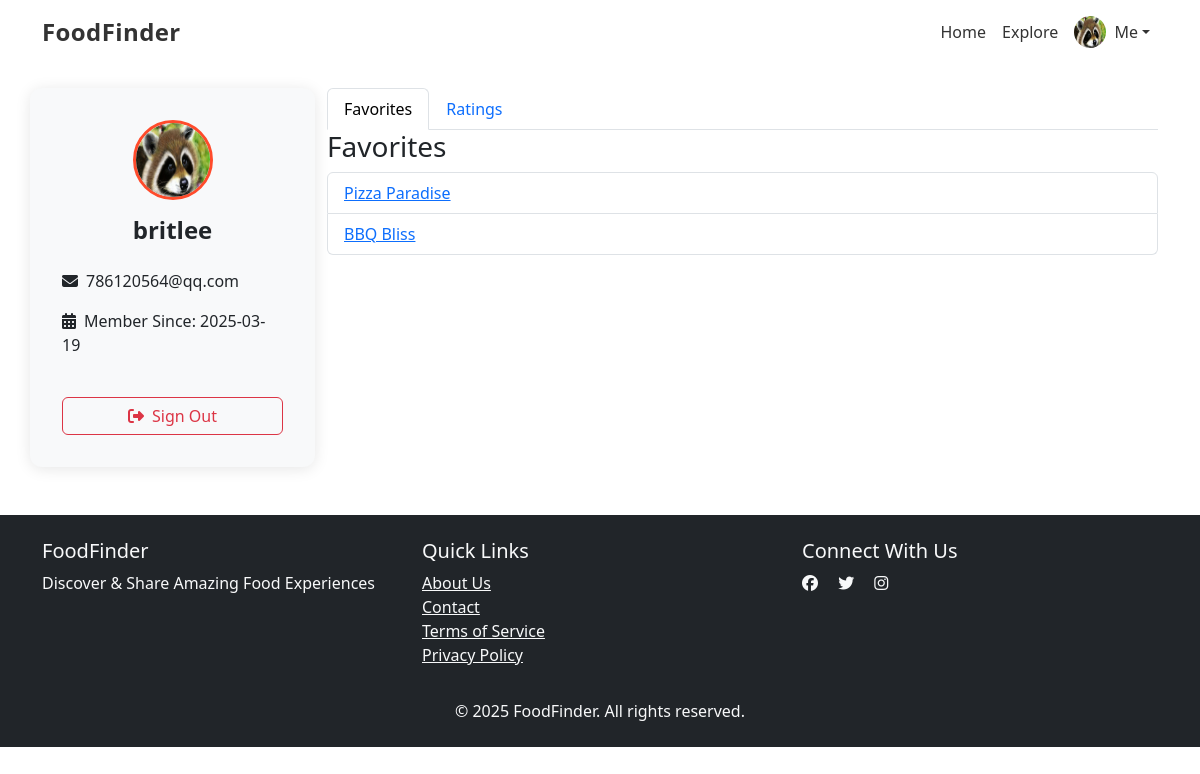
Page /profile/ (signed in) on the committed database.
### frontend/models.py (models this page shows, shortened)
class CustomUser(AbstractUser):
    avatar = models.ImageField(max_length=100, upload_to='avatar', default='avatar/avatar.jpg')  # User avatar image
    full_name = models.CharField(max_length=100, blank=True)  # User's full name (optional)

class Favorite(models.Model):
    user = models.ForeignKey(CustomUser, on_delete=models.CASCADE,
                             related_name="favorites", verbose_name="User")  # User who favorited
    restaurant = models.ForeignKey(Restaurant, on_delete=models.CASCADE,
                                   related_name="favorites", verbose_name="Restaurant")  # Favorited restaurant
    class Meta:
        unique_together = ('user', 'restaurant')  # Ensure no duplicate favorites for same user-restaurant pair

class Restaurant(models.Model):
    name = models.CharField(max_length=200, verbose_name="Restaurant Name")  # Restaurant's name
    address = models.CharField(max_length=255, verbose_name="Address")  # Restaurant's address
    phone = models.CharField(max_length=15, verbose_name="Phone")  # Contact phone number
    restaurant_type = models.ForeignKey(
        RestaurantType,
        on_delete=models.CASCADE,
        related_name="restaurants",
        verbose_name="Restaurant Type"
    )  # Restaurant type/category (ForeignKey relationship)
    rating = models.FloatField(default=0.0, verbose_name="Rating")  # Average rating score
    comment_count = models.PositiveIntegerField(default=0, verbose_name="Comment Count")  # Number of comments
    view_count = models.PositiveIntegerField(default=0, verbose_name="View Count")  # Number of views
    favorite_count = models.PositiveIntegerField(default=0, verbose_name="Favorite Count")  # Number of times favorited

### frontend/views.py (the view)
# urls.py: path('profile/', views.profile_page, name='Profile'),
def profile_page(request):
    user = request.user
    favorites = user.favorites.all() if user.is_authenticated else []
    rating_range = list(range(1, 6))
    ratings = user.ratings.all() if user.is_authenticated else []
    context = {
        'profile': user,
        'favorites': favorites,
        'ratings': ratings,
        'rating_range': rating_range,
    }
    return render(request, 'profile.html', context)

### templates/profile.html (shortened to what this page needs)
{% extends "Base.html" %}
{% load static %}
{% block extra_css %}
    <link href="{% static 'css/profile.css' %}" rel="stylesheet">
{% endblock %}
{% block content %}
    <div class="container mt-4 flex-grow-1">
        <div class="row g-4">
            <aside class="sidebar col-md-3">
                <div class="user-card text-center">
                    <img src="{{ profile.avatar.url }}"
                         alt="User Avatar"
                         class="avatar rounded-circle mb-3"
                         width="80"
                         height="80">
                    <h2 class="fs-4 fw-bold">{{ profile.username }}</h2>
                    <div class="text-start mt-4">
                        <p><i class="fas fa-envelope me-2"></i>{{ profile.email }}</p>
                        <p><i class="fas fa-calendar-alt me-2"></i>Member Since: {{ profile.date_joined|date:'Y-m-d' }}
                        </p>
                    </div>
                    <a href="{% url 'Logout' %}" class="btn btn-outline-danger w-100 mt-4">
                        <i class="fas fa-sign-out-alt me-2"></i>Sign Out
                    </a>
                </div>
            </aside>
            <main class="col-md-9">
                <ul class="nav nav-tabs" id="myTab" role="tablist">
                    <li class="nav-item" role="presentation">
                        <button class="nav-link active" id="favorites-tab" data-bs-toggle="tab"
                                data-bs-target="#favorites" type="button" role="tab" aria-controls="favorites"
                                aria-selected="true">Favorites
                        </button>
                    </li>
                    <li class="nav-item" role="presentation">
                        <button class="nav-link" id="ratings-tab" data-bs-toggle="tab" data-bs-target="#ratings"
                                type="button" role="tab" aria-controls="ratings" aria-selected="false">Ratings
                        </button>
                    </li>
                </ul>
                <div class="tab-content" id="myTabContent">
                    <div class="tab-pane fade show active" id="favorites" role="tabpanel"
                         aria-labelledby="favorites-tab">
                        <h3>Favorites</h3>
                        {% if favorites %}
                            <ul class="list-group">
                                {% for favorite in favorites %}
                                    <li class="list-group-item">
                                        <a href="{% url 'RestaurantDetail' favorite.restaurant.id %}">{{ favorite.restaurant.name }}</a>
                                    </li>
                                {% endfor %}
                            </ul>
                        {% else %}
                            <p class="text-muted">No favorite restaurants yet.</p>
                        {% endif %}
                    </div>
                </div>
            </main>
        </div>
    </div>
{% endblock %}

### templates/Base.html (shortened to what this page needs)
<!DOCTYPE html>
{% load static %}
<html lang="en">
<head>
  <link href="{% static 'css/all.min.css' %}" rel="stylesheet">
  <link rel="stylesheet" href="{% static 'css/Base.css' %}">
  <link rel="stylesheet" href="{% static 'css/bootstrap.min.css' %}">
  {% block extra_css %}{% endblock %}
</head>
<body>
<nav class="navbar navbar-expand-lg hero-navbar sticky-top">
  <div class="container">
    <a class="navbar-brand fw-bold" href="{% url 'Homepage' %}" style="font-size:1.5rem;">
      FoodFinder
    </a>
    <div class="collapse navbar-collapse" id="navbarNav">
      <ul class="navbar-nav ms-auto align-items-center">
        <li class="nav-item">
          <a class="nav-link" href="{% url 'Homepage' %}">Home</a>
        </li>
        <li class="nav-item">
          <a class="nav-link" href="{% url 'SearchResults' %}">Explore</a>
        </li>
        {% if user.is_authenticated %}
        <li class="nav-item dropdown">
          <a class="nav-link dropdown-toggle d-flex align-items-center"
             href="#" id="navbarDropdown" role="button"
             data-bs-toggle="dropdown" aria-expanded="false">
            <img src="{{ request.user.avatar.url }}"
                 alt="Avatar"
                 class="rounded-circle me-2"
                 width="32" height="32">
            <span>Me</span>
          </a>
        </li>
        {% endif %}
      </ul>
    </div>
  </div>
</nav>
    {% block content %}{% endblock %}
  <footer class="bg-dark text-light py-4 mt-5">
    <div class="container">
      <div class="row">
        <div class="col-md-4">
          <h5>FoodFinder</h5>
          <p>Discover & Share Amazing Food Experiences</p>
        </div>
        <div class="col-md-4">
          <h5>Quick Links</h5>
          <ul class="list-unstyled">
            <li><a href="#" class="text-light">About Us</a></li>
            <li><a href="#" class="text-light">Contact</a></li>
            <li><a href="#" class="text-light">Terms of Service</a></li>
            <li><a href="#" class="text-light">Privacy Policy</a></li>
          </ul>
        </div>
        <div class="col-md-4">
          <h5>Connect With Us</h5>
          <div class="social-links">
            <a href="#" class="text-light me-3"><i class="fab fa-facebook"></i></a>
            <a href="#" class="text-light me-3"><i class="fab fa-twitter"></i></a>
            <a href="#" class="text-light me-3"><i class="fab fa-instagram"></i></a>
          </div>
        </div>
      </div>
      <div class="row mt-3">
        <div class="col-12 text-center">
          <p class="mb-0">© 2025 FoodFinder. All rights reserved.</p>
        </div>
      </div>
    </div>
  </footer>
</body>
</html>

### static/css/Base.css (style rules this page uses)
body { font-family: Georgia, "Times New Roman", Times, serif; }
.hero-navbar { background-color: transparent; transition: background-color 0.3s ease, box-shadow 0.3s ease; }
.hero-navbar .nav-link { color: #fff !important; transition: color 0.3s; }
.hero-navbar .navbar-brand { color: #fff !important; font-weight: 600; font-size: 1.3rem; letter-spacing: 0.4px; }
.hero-navbar .nav-link { color: #333 !important; }
.hero-navbar .navbar-brand { color: #333 !important; }

### static/css/profile.css (style rules this page uses)
:root { --primary-color: #FF4B2B; }
.navbar-brand { font-weight: 700; font-size: 1.5rem; }
.sidebar { background: #f8f9fa; border-radius: 12px; box-shadow: 0 2px 15px rgba(0,0,0,0.1); padding: 2rem; }
.avatar { border: 3px solid var(--primary-color); transition: transform 0.3s ease; }
button { background: var(--primary-color); border-color: var(--primary-color); }

### rows in the picture
CustomUser: user.avatar (placeholder picture), avatar (placeholder picture), username "britlee", email "786120564@qq.com", date_joined "2025-03-19"
Favorite: restaurant.name "Pizza Paradise"
Favorite: restaurant.name "BBQ Bliss"
